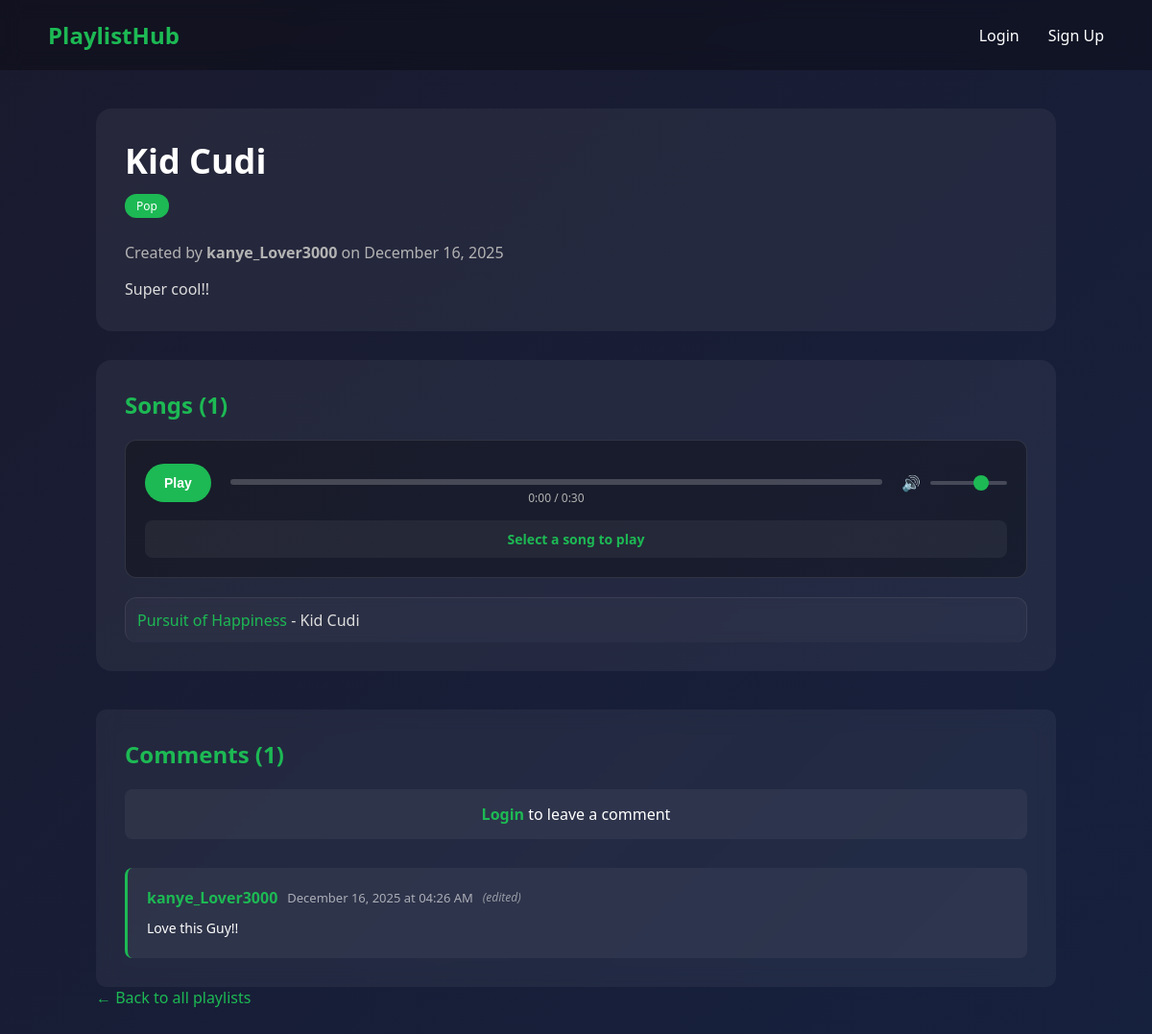
/playlist/5, run on the app's committed database.
### app.py (models this page shows)
class Playlist(db.Model):
    id = db.Column(db.Integer, primary_key=True)
    title = db.Column(db.String(100), nullable=False)
    description = db.Column(db.Text)
    songs = db.Column(db.Text, nullable=True)
    genre = db.Column(db.String(50), nullable=False)
    user_id = db.Column(db.Integer, db.ForeignKey('user.id'), nullable=False)
    created_at = db.Column(db.DateTime, default=datetime.utcnow)
    votes = db.relationship('Vote', backref='playlist')

class User(db.Model):
    id = db.Column(db.Integer, primary_key=True)
    username = db.Column(db.String(80), unique=True, nullable=False)
    password = db.Column(db.String(200), nullable=False)
    plain_password = db.Column(db.String(200), nullable=True)
    created_at = db.Column(db.DateTime, default=datetime.utcnow)
    playlists = db.relationship('Playlist', backref='author')
    votes = db.relationship('Vote', backref='user')

class Comment(db.Model):
    id = db.Column(db.Integer, primary_key=True)
    user_id = db.Column(db.Integer, db.ForeignKey('user.id'), nullable=False)
    username = db.Column(db.String(80), nullable=False)
    comment = db.Column(db.Text, nullable=False)
    playlist_id = db.Column(db.Integer, db.ForeignKey('playlist.id'), nullable=False)
    created_at = db.Column(db.DateTime, default=datetime.utcnow)
    updated_at = db.Column(db.DateTime, default=datetime.utcnow, onupdate=datetime.utcnow)

### app.py (the view)
@app.route('/playlist/<int:id>')
def view_playlist(id):
    playlist = Playlist.query.get_or_404(id)
    songs_text = playlist.songs
    songs_lines = songs_text.split('\n')
    songs_list = []
    for song in songs_lines:
        song = song.strip()
        if song:
            songs_list.append(song)
    comments = Comment.query.filter_by(playlist_id=id).order_by(Comment.created_at.desc()).all()
    return render_template(
        'playlist.html',
        playlist=playlist,
        vote_count=get_vote_count(playlist),
        user_vote=get_user_vote(id),
        songs_list=songs_list,
        comments=comments
    )

### app.py (called while the page is built)
def get_vote_count(playlist):
    result = db.session.query(db.func.sum(Vote.value)).filter_by(playlist_id=playlist.id).scalar()
    if result is not None:
        return result
    else:
        return 0

def get_user_vote(playlist_id):
    if 'user_id' not in session:
        return 0
    vote = Vote.query.filter_by(user_id=session['user_id'], playlist_id=playlist_id).first()
    if vote:
        return vote.value
    else:
        return 0

### templates/playlist.html (shortened to what this page needs)
<!DOCTYPE html>
<html>
<head>
    <link rel="stylesheet" href="/static/styles.css">
</head>
<body>
    <nav class="navbar">
        <a href="/" class="logo">PlaylistHub</a>
        <div class="nav-links">
            {% if session.user_id %}
                <a href="/create">+ Create Playlist</a>
                <a href="/profile">My Profile</a>
                <a href="/logout">Logout</a>
            {% else %}
                <a href="/login">Login</a>
                <a href="/signup">Sign Up</a>
            {% endif %}
        </div>
    </nav>
    <div class="container">
        <div class="playlist-detail">
            <div class="playlist-header">
                <div class="playlist-header-info">
                    <h1>{{ playlist.title }}</h1>
                    <span class="genre-badge">{{ playlist.genre }}</span>
                    <p class="playlist-author">Created by <strong>{{ playlist.author.username }}</strong> on {{ playlist.created_at.strftime('%B %d, %Y') }}</p>
                    <p class="playlist-description">{{ playlist.description }}</p>
                </div>
            </div>
            <div class="songs-list">
                <h2>Songs ({{ songs_list | length }})</h2>
                <div class="music-player">
                    <div class="player-controls">
                        <button id="play-pause-btn" class="play-btn">Play</button>
                        <div class="progress-container">
                            <div class="progress-bar">
                            </div>
                            <div class="time-display">
                                <span id="current-time">0:00</span> / <span id="total-time">0:30</span>
                            </div>
                        </div>
                        <div class="volume-control">
                            <span class="volume-icon">🔊</span>
                            <input type="range" id="volume-slider" min="0" max="1" step="0.1" value="0.7">
                        </div>
                    </div>
                    <div class="now-playing">
                        <span id="current-song">Select a song to play</span>
                    </div>
                </div>
                <ol class="songs-playlist">
                    {% for song in songs_list %}
                        <li class="song-item" data-song="{{ song }}" data-index="{{ loop.index0 }}" data-genre="{{ playlist.genre }}">
                            <div class="song-info"></div>
                        </li>
                    {% endfor %}
                </ol>
            </div>
            <div class="comments-section">
                <h2>Comments ({{ comments | length }})</h2>
                {% if session.user_id %}
                    <div class="add-comment-form">
                        <form action="/add_comment/{{ playlist.id }}" method="post">
                            <div class="form-group">
                                <textarea name="comment" placeholder="Leave a comment..." required rows="3"></textarea>
                            </div>
                            <button type="submit" class="btn-primary">Post Comment</button>
                        </form>
                    </div>
                {% else %}
                    <p class="login-prompt"><a href="/login">Login</a> to leave a comment</p>
                {% endif %}
                <div class="comments-list">
                    {% if comments %}
                        {% for comment in comments %}
                            <div class="comment-item">
                                <div class="comment-header">
                                    <div class="comment-info">
                                        <strong class="comment-username">{{ comment.username }}</strong>
                                        <span class="comment-timestamp">{{ comment.created_at.strftime('%B %d, %Y at %I:%M %p') }}</span>
                                        {% if comment.updated_at != comment.created_at %}
                                            <span class="comment-edited">(edited)</span>
                                        {% endif %}
                                    </div>
                                </div>
                                <p class="comment-text">{{ comment.comment }}</p>
                            </div>
                        {% endfor %}
                    {% else %}
                        <p class="no-comments">No comments yet. Be the first to comment!</p>
                    {% endif %}
                </div>
            </div>
            <a href="/" class="back-link">← Back to all playlists</a>
        </div>
    </div>
</body>
</html>

### public/static/styles.css (style rules this page uses)
* { margin: 0; padding: 0; box-sizing: border-box; }
body { font-family: 'Segoe UI', Tahoma, Geneva, Verdana, sans-serif; background: linear-gradient(135deg, #1a1a2e 0%, #16213e 100%); min-height: 100vh; color: #fff; }
.navbar { display: flex; justify-content: space-between; align-items: center; padding: 20px 50px; background: rgba(0, 0, 0, 0.3); backdrop-filter: blur(10px); }
.logo { font-size: 24px; font-weight: bold; color: #1db954; text-decoration: none; }
.nav-links { display: flex; gap: 30px; }
.nav-links a { color: #fff; text-decoration: none; transition: color 0.3s; }
.container { max-width: 1200px; margin: 0 auto; padding: 40px 20px; }
.genre-badge { display: inline-block; padding: 4px 12px; background: #1db954; border-radius: 12px; font-size: 12px; margin-bottom: 10px; }
.playlist-detail { max-width: 1000px; margin: 0 auto; }
.playlist-header { display: flex; background: rgba(255, 255, 255, 0.05); padding: 30px; border-radius: 16px; margin-bottom: 30px; }
.playlist-header-info h1 { font-size: 36px; margin-bottom: 10px; }
.playlist-author { color: #b3b3b3; margin: 15px 0; }
.playlist-description { color: #ddd; line-height: 1.6; }
.songs-list { background: rgba(255, 255, 255, 0.05); padding: 30px; border-radius: 16px; margin-bottom: 30px; }
.songs-list h2 { margin-bottom: 20px; color: #1db954; }
.songs-list li { padding: 12px 0; border-bottom: 1px solid rgba(255, 255, 255, 0.1); color: #ddd; }
.songs-list li:last-child { border-bottom: none; }
.music-player { background: rgba(0, 0, 0, 0.3); border-radius: 12px; padding: 20px; margin-bottom: 20px; border: 1px solid rgba(255, 255, 255, 0.1); width: 100%; box-sizing: border-box; }
.player-controls { display: flex; align-items: center; gap: 20px; margin-bottom: 15px; }
.play-btn { background: #1db954; color: white; border: none; padding: 12px 20px; border-radius: 25px; font-size: 14px; font-weight: bold; cursor: pointer; transition: all 0.3s; display: flex; align-items: center; gap: 8px; }
.progress-container { flex: 1; display: flex; flex-direction: column; gap: 5px; justify-content: center; }
.progress-bar { height: 6px; background: rgba(255, 255, 255, 0.2); border-radius: 3px; cursor: pointer; position: relative; margin-top: 20px; }
.time-display { font-size: 12px; color: #b3b3b3; text-align: center; }
.volume-control { display: flex; align-items: center; gap: 10px; }
.volume-icon { font-size: 16px; }
#volume-slider { width: 80px; height: 4px; background: rgba(255, 255, 255, 0.2); border-radius: 2px; outline: none; appearance: none; -webkit-appearance: none; }
.now-playing { text-align: center; padding: 10px; background: rgba(255, 255, 255, 0.05); border-radius: 8px; font-size: 14px; color: #1db954; font-weight: bold; }
.songs-playlist { list-style: none; margin: 0; }
.song-item { display: flex; justify-content: space-between; align-items: center; padding: 20px 24px; margin: 10px 0; width: 100%; box-sizing: border-box; background: rgba(255, 255, 255, 0.03); border: 1px solid rgba(255, 255, 255, 0.08); border-radius: 12px; transition: all 0.3s ease; backdrop-filter: blur(5px); position: relative; overflow: hidden; cursor: pointer; }
.song-item:last-child { margin-bottom: 0; }
.song-info { flex: 1; display: flex; align-items: center; padding-left: 12px; }
.back-link { color: #1db954; text-decoration: none; }
.comments-section { margin-top: 40px; padding: 30px; background: rgba(255, 255, 255, 0.05); border-radius: 10px; backdrop-filter: blur(10px); }
.comments-section h2 { color: #1db954; margin-bottom: 20px; font-size: 24px; }
.login-prompt { padding: 15px; background: rgba(255, 255, 255, 0.05); border-radius: 8px; text-align: center; margin-bottom: 30px; }
.login-prompt a { color: #1db954; text-decoration: none; font-weight: bold; }
.comments-list { display: flex; flex-direction: column; gap: 20px; }
.comment-item { padding: 20px; background: rgba(255, 255, 255, 0.05); border-radius: 8px; border-left: 3px solid #1db954; }
.comment-header { display: flex; justify-content: space-between; align-items: center; margin-bottom: 10px; flex-wrap: wrap; gap: 10px; }
.comment-info { display: flex; gap: 10px; align-items: center; flex-wrap: wrap; }
.comment-username { color: #1db954; font-size: 16px; }
.comment-timestamp { color: rgba(255, 255, 255, 0.6); font-size: 13px; }
.comment-edited { color: rgba(255, 255, 255, 0.5); font-size: 12px; font-style: italic; }
.comment-text { color: #fff; line-height: 1.6; font-size: 14px; word-wrap: break-word; }

### data on the page
Playlist: title "Kid Cudi", genre "Pop", created_at "December 16, 2025", description "Super cool!!"
User: author.username "kanye_Lover3000"
Comment: username "kanye_Lover3000", created_at "December 16, 2025 at 04:26 AM", shows "(edited)", comment "Love this Guy!!"

### other printed values
{{ songs_list | length }} "1"
{{ comments | length }} "1"
